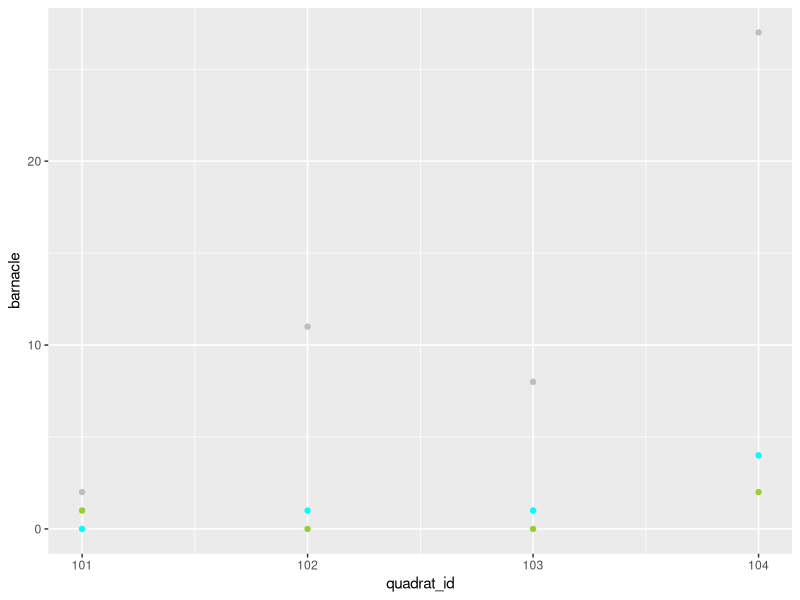
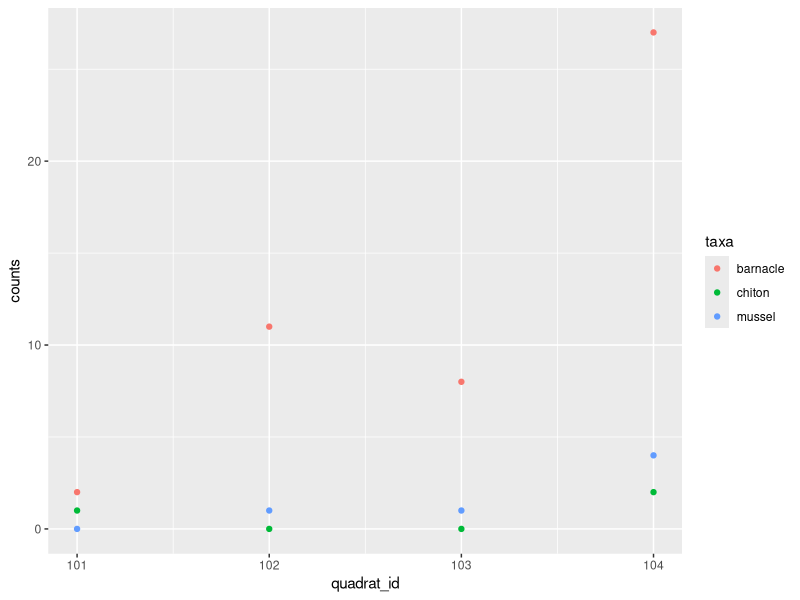

R code for these plots, in order:
# 03.19.2026
# JMN
# Unit 4: Fisheries
# 4.1 Joins and Shapes

library(tidyverse)

# practice joins and binds with practice data
# make data frames were gonna use
data1 = data.frame(ID = 1:2,
                    X1 = c("a1", "a2"))
data2 = data.frame(ID = 2:3,
                    X2 = c("b1, b2"))

### left_join() preserves data from your first (left) data and add on additional information from your second (right) data
# 3 equivalent ways to perform the left_join():
  # without specifying the joining varibale:
  data12_left = left_join(data1, data2)
  # explicitly specifying the joing variable:
  data12_left = left_join(data1, data2, by = "ID")
  # with piping
  data12_left = data1 %>%
  left_join(data2, by = "ID")

data12_left

### right_join() is equivalent to left_join(), but reverses the order of the two data frames
  # all rows in the right column of the second data are preserved and the first data is added on
data12_right = right_join(data1, data2)
data12_right

### inner_join() will join data together but only keeps data with matches
data12_inner = data1 %>% 
  inner_join(data2, by = "ID")
data12_inner

### full_join() combines everything from both sets of data and fills in blanks with NAs
data12_full = data1 %>%
  full_join(data2, by = "ID")
data12_full

### semi_join() is a filtering function, so no new columns are created in data1, but rows are removed from data1 based on data2
data12_semi = data1 %>% 
  semi_join(data2, by = "ID")
data12_semi

### anti_join() is a filtering function that only retains infromation from data1 that did NOT match in data2
data12_anti = anti_join(data1, data2, by = "ID")
data12_anti


#### switching between long and wide data frames
# make larger data frame (this is the wide format)
  # wide formats are good for modeling
survey = data.frame(quadrat_id = c(101,102,103, 104),
                    barnacle = c(2,11, 8, 27),
                    chiton = c(1, 0, 0 , 2),
                    mussel = c(0,1,1,4))
  # long formats are better for plotting
long = survey %>% 
  pivot_longer(cols = c("barnacle", "chiton", "mussel"), names_to = "taxa", values_to = "counts")
head(long)
  # back to wide format from long
wide = long %>% 
  pivot_wider(names_from = taxa, values_from = counts)
head(wide)

# Exercise 1.2
ggplot(data = wide) + 
  geom_point(aes(x = quadrat_id, y = barnacle), color = "grey") + 
  geom_point(aes(x = quadrat_id, y = chiton), color = "yellowgreen") + 
  geom_point(aes(x = quadrat_id, y = mussel), color = "cyan")

ggplot(data = long) +
  geom_point(aes(x = quadrat_id, y = counts, color = taxa))
